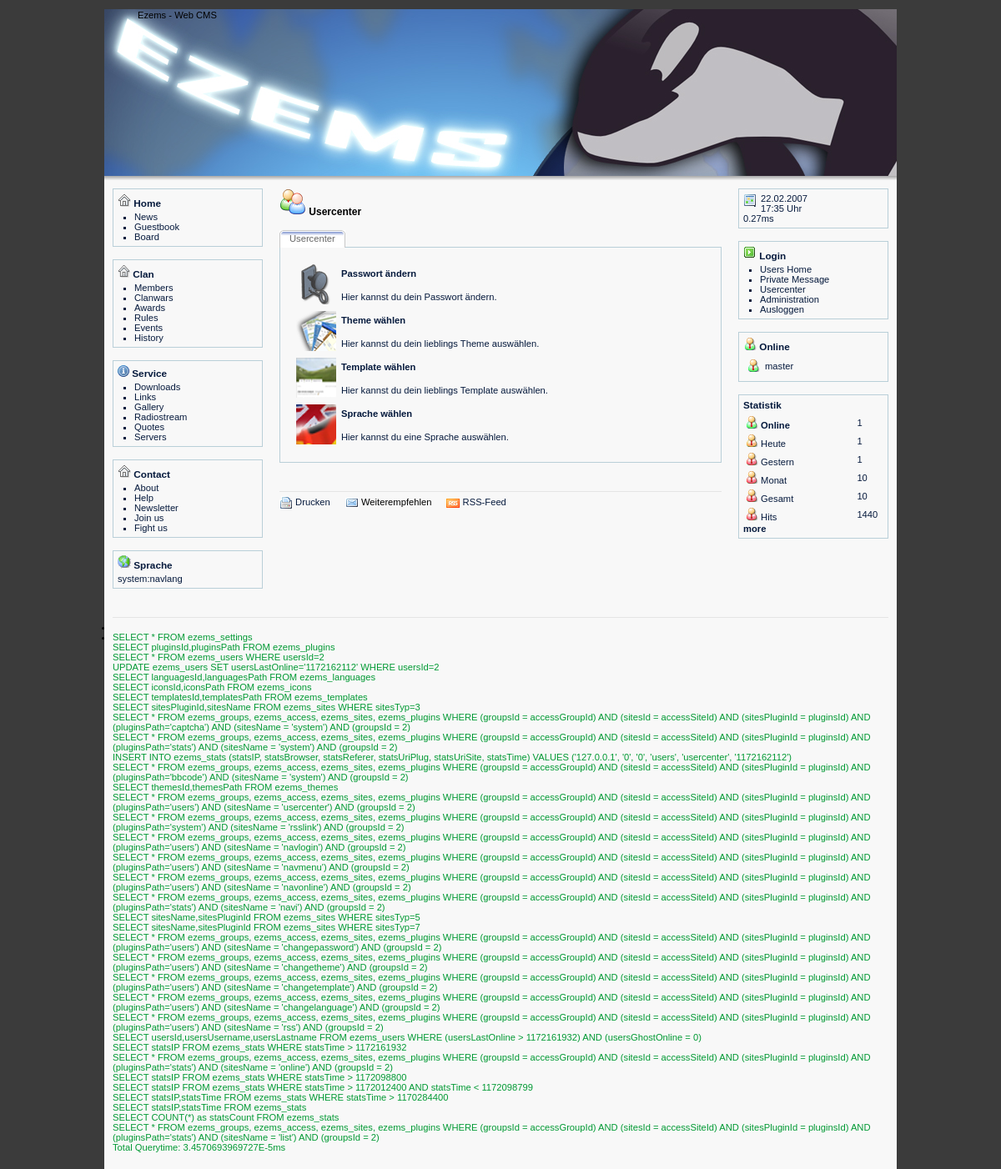
/index.php?view=users&site=usercenter (signed in), run on the app's committed database.
### tables this page shows
CREATE TABLE ezems_sites (
    sitesId int(7) NOT NULL auto_increment,
    sitesPluginId int(7),
    sitesName varchar(20),
    sitesTyp int(1),
  PRIMARY KEY (sitesId)
);

CREATE TABLE ezems_users (
    usersId int(7) NOT NULL auto_increment,
    usersUsername varchar(80),
    usersPassword varchar(80),
    usersThemeId int(7),
    usersTemplateId int(7),
    usersIconId int(7),
    usersLanguageId int(7),
    usersGroupId int(7),
    usersLastOnline int(11),
    usersGhostOnline int(1),
    usersFirstname varchar(80),
    usersLastname varchar(80),
    usersEmail varchar(80),
    usersTime int(11),
  PRIMARY KEY (usersId)
);

### system/subs/templates.php (called while the page is built, shortened)
<?php
 $ecFile = 'system/subs/templates.php';
$ecTemplatesData = dbSelect('templatesId,templatesPath',1,'templates');
while($templates = mysql_fetch_object($ecTemplatesData))
{
	$ecLocal['templatesList'][$templates->templatesId] = $templates->templatesPath;
}
$ecLocal['template'] = $ecLocal['templatesList'][$ecUser['templateId']];
function ecTemplate($plugin, $site, $part = 'default', $language = 0)
{
	global $ecSettings, $ecFile, $ecLocal, $ecUser;
	$language = empty($language) ? $site : $language;
	$ecLang = ecGetLang($plugin, $language);
	$templatePath = 'templates/' . $ecLocal['template'] . '/' . $plugin . '/' . $site . '.html';
	if (file_exists($templatePath))
	{
		$template = implode('',file($templatePath));
		$template = str_replace('{ecTableWidth}', $ecLocal['tableWidth'], $template);
		if ($part != 'default')
		{
			preg_match_all ("/\<\!\+" . $part . "\>(.*?)\<\!\-" . $part . "/Sis", $template , $tmpPart);
			if (isset($tmpPart[1][0]))
			{
				$template = $tmpPart[1][0];
			}
			else
			{
				$template = '';
				ecError($ecFile, 'Templateerror: Part "'.$part.'" not found');
			}
		}
		else
		{
			$template = preg_replace("/\{\!(.*?)\}/is", '', $template);
		}
		preg_match_all ("={(.)(.*?)}=si", $template , $tmpVars);
		$count = count($tmpVars[0]);
		$i = 0;
		while(!empty($count))
		{
			if ($tmpVars[1][$i] == '?')
			{
				if (isset($ecLang[$tmpVars[2][$i]]))
				{
					$template = str_replace($tmpVars[0][$i], $ecLang[$tmpVars[2][$i]], $template);
				}
				else
				{
					$template = str_replace($tmpVars[0][$i], 'not defined!', $template);
					ecError($ecFile,'Languagevar '.$tmpVars[0][$i].' isn`t defined');
				}
			}
			elseif ($tmpVars[1][$i] == '$')
			{
				if (isset($GLOBALS[$tmpVars[2][$i]]))
				{
					$template = str_replace($tmpVars[0][$i], $GLOBALS[$tmpVars[2][$i]], $template);
				}
				else
				{
					$template = str_replace($tmpVars[0][$i], '', $template);
				}
			}
			$i++;
			$count--;
		}
		preg_match_all ("={icon:(.*?)}=si", $template , $tmpVarsIcons);
		$count = count($tmpVarsIcons[0]);
		$i = 0;
		while(!empty($count))
		{
			$iconsdata = preg_split('=:=si',$tmpVarsIcons[1][$i]);
			if (file_exists('icons/'.$ecLocal['icons'].'/'.$iconsdata[0]))
			{
				$icon = 'icons/'.$ecLocal['icons'].'/'.$iconsdata[0].'/'.$iconsdata[1].'.png';
				$icon = file_exists($icon) ? $icon : 'icons/'.$ecLocal['icons'].'/'.$iconsdata[0].'/default.png';
			}
			else
			{
				$icon = '';
				$message = 'Iconfolder not found: icons/'.$ecLocal['icons'].'/'.$iconsdata[0].'/';
				ecError($ecFile,$message);
			}
			$template = str_replace($tmpVarsIcons[0][$i], $icon, $template);
			$i++;
			$count--;
		}
		return $template;
	}
	else
	{
		$templatePath = 'templates/' . $ecLocal['template'] . '/' . $plugin . '/' . $site;
		$message = 'Template (' . $templatePath . '.html) nicht vorhanden';
		$message2 = 'Template (' . $site . '.html) nicht vorhanden';
		ecError($ecFile,$message);
		return $message2;
	}
}
?>

### system/subs/errorhandler.php (called while the page is built, shortened)
<?php
$ecLocal['errors'] = array();
?>

### config.php (called while the page is built, shortened)
<?php
	$ecLocal['errorLog'] = 0;
	$ecLocal['cryptKey'] = 'sEcu21re';
?>

### system/subs/languages.php (called while the page is built, shortened)
<?php
$ecLanguagesData = dbSelect('languagesId,languagesPath',1,'languages');
while($languages = mysql_fetch_object($ecLanguagesData))
{
	$ecLocal['languagesList'][$languages->languagesId] = $languages->languagesPath;
}
$ecLocal['language'] = $ecLocal['languagesList'][$ecUser['languageId']];
include('languages/'.$ecLocal['language'].'/global.php');
?>

### languages/german_de/global.php (called while the page is built, shortened)
<?php
$ecGobalLang['sunday'] = 'Sonntag';
$ecGobalLang['monday'] = 'Montag';
$ecGobalLang['tuesday'] = 'Dienstag';
$ecGobalLang['wednesday'] = 'Mittwoch';
$ecGobalLang['thursday'] = 'Donnerstag';
$ecGobalLang['friday'] = 'Freitag';
$ecGobalLang['saturday'] = 'Samstag';
$ecGobalLang['january'] = 'Januar';
$ecGobalLang['february'] = 'Februar';
$ecGobalLang['march'] = 'März';
$ecGobalLang['april'] = 'April';
$ecGobalLang['may'] = 'Mai';
$ecGobalLang['june'] = 'Juni';
$ecGobalLang['juli'] = 'Juli';
$ecGobalLang['august'] = 'August';
$ecGobalLang['september'] = 'September';
$ecGobalLang['october'] = 'Oktober';
$ecGobalLang['november'] = 'November';
$ecGobalLang['december'] = 'Dezember';
$ecGobalLang['charset']  = 'ISO-8859-15';
$ecGobalLang['datetyp']  = 'd.m.Y';
$ecGobalLang['timetyp']  = 'H:i';
$ecGobalLang['the'] = 'der';
$ecGobalLang['th'] = '.';
$ecGobalLang['oclock'] = 'Uhr';
$ecGobalLang['first'] = 'erste';
$ecGobalLang['back'] = 'vorherige';
$ecGobalLang['last'] = 'letzte';
$ecGobalLang['next'] = 'nächste';
$ecGobalLang['orderby'] = 'Geordnet nach';
$ecGobalLang['descending'] = 'Absteigend';
$ecGobalLang['ascending'] = 'Aufsteigend';
$ecGobalLang['referer1']	= 'Automatische Weiterleitung in';
$ecGobalLang['referer2']	= 'Sekunden <br /> Direkt:';
$ecGobalLang['next']		= 'weiter';
$ecGobalLang['test4']		= 'Test4';
?>

### system/subs/date.php (called while the page is built, shortened)
<?php
function ecDate($date, $typ = 1)
{
	global $tmpMonths, $tmpDays, $ecGobalLang, $ecLocal;
	if ($typ == 1)
	{
		$back = date($ecGobalLang['timetyp'], $date);
		$back .= ' ';
		$back .= $ecGobalLang['oclock'];
		return $back;
	}
	elseif ($typ == 2)
	{
		return date($ecGobalLang['datetyp'], $date);
	}
}
$ecLocal['date'] = ecDate($ecLocal['timestamp'], 2);
$ecLocal['time'] = ecDate($ecLocal['timestamp'], 1);
?>

### system/subs/icons.php (called while the page is built, shortened)
<?php
$ecIconsData = dbSelect('iconsId,iconsPath',1,'icons');
while($icons = mysql_fetch_object($ecIconsData))
{
	$ecLocal['iconsList'][$icons->iconsId] = $icons->iconsPath;
}
?>

### plugins/users/usercenter.php (the view, shortened to what this page needs)
<?php
echo ecTemplate('users', 'usercenter', 'siteHead');
echo ecTemplate('users', 'usercenter', 'usercenterHead');
$ecUsercenterData = dbSelect('sitesName,sitesPluginId',1,'sites', "sitesTyp=7");
while($usersites = mysql_fetch_object($ecUsercenterData))
{
	$sitePath = $usersites->sitesName;
	$pluginPath = $ecLocal['pluginsList'][$usersites->sitesPluginId];
	if (ecGetAccessLevel($pluginPath, $sitePath))
	{
		echo ecTemplate('users', 'usercenter', 'usercenterData');
	}
}
echo ecTemplate('users', 'usercenter', 'usercenterFoot');
?>

### plugins/users/navonline.php (shortened to what this page needs)
<?php
echo ecTemplate('users', 'navonline', 'onlineHead');
$onlineTime = $ecLocal['timestamp'] - 180;
$ecOnlineData = dbSelect('usersId,usersUsername,usersLastname',1,'users',"(usersLastOnline > $onlineTime) AND (usersGhostOnline = 0)");
while($users = mysql_fetch_object($ecOnlineData))
{
	echo ecTemplate('users', 'navonline', 'onlineData');
}
echo ecTemplate('users', 'navonline', 'onlineFoot');
?>

### templates/default/style.css (style rules this page uses)
div.head { margin-bottom: 15px; font-size: 12px; font-weight: bold; vertical-align: middle; width: 100%; }
table.table { width: 100%; }
div.clickTabBox ul.clickTabNav { margin: 0px; padding: 0px; list-style: none; background: url(images/tabs/tab-border.gif) bottom repeat-x; height: 21px; }
div.clickTabBox ul.clickTabNav li { display: block; float: left; text-align:center; margin-right: 1px; }
div.clickTabBox ul.clickTabNav li a { display: block; float: left; line-height: 21px; text-decoration: none; padding: 0px 12px; color: #666666; font-weight: normal; cursor: pointer; }
div.clickTabBox div.clickTab { clear: both; color: #061a3d; margin-bottom: 15px; }

### themes/water/style.css (style rules this page uses)
body { background: #3b3b3b; color: #000000; margin: 0; padding: 0; font: 70% Verdana, Arial, Tahoma, Helvetica, sans-serif; }
ul, li, h1, h2, p { margin: 0; padding: 0; }
h2 { font-size: 105%; margin-bottom: 4px; }
p { margin-bottom: 10px; line-height: 130%; }
a { text-decoration: none; color: #061a3d; }
img { border: 0; }
hr { background:#e5e5e5; color:#e5e5e5; border: #e5e5e5; height: 1px; }
td { padding: 2px; }
#main { width: 950px; margin: 0 auto; background: #f8f8f8; }
#logo { background: #000 url(images/logo.jpg) no-repeat; height: 200px; }
#line { background: url(images/line.jpg); height: 5px; font-size: 5px; }
#left { float: left; width: 200px; }
#middle { float: left; width: 550px; }
#right { float: left; width: 200px; }
#rightin, #middlein, #leftin { padding: 10px; }
#rightin div { background: #f8f8f8; color: #061a3d; border: 1px solid #b9cfd8; padding: 5px; margin-bottom: 15px; }
#rightin div ul { list-style: square; }
#rightin div li { margin-left: 20px; }
#leftin div { background: #f8f8f8; color: #061a3d; border: 1px solid #b9cfd8; padding: 5px; margin-bottom: 15px; }
#leftin div ul { list-style: square; }
#leftin div li { margin-left: 20px; }
#foot { clear: both; padding: 3px 10px 20px 10px; }
#sql { clear: both; padding: 3px 10px 20px 10px; }
#foot img { vertical-align: middle; }
#foot li { display: inline; padding-right: 15px; }
#middlein ul li { list-style: square }

### data on the page
ezems_sites: sitesPluginId "Passwort ändern Hier kannst du dein Passwort ändern."
ezems_sites: sitesPluginId "Theme wählen Hier kannst du dein lieblings Theme auswählen."
ezems_sites: sitesPluginId "Template wählen Hier kannst du dein lieblings Template auswählen."
ezems_sites: sitesPluginId "Sprache wählen Hier kannst du eine Sprache auswählen."

### other printed values
ecTemplate('users', 'usercenter', 'siteHead') "Usercenter Usercenter"
ecTemplate('system', 'rsslink', 'rssLink') "RSS-Feed"
ecTemplate('users', 'navmenu', 'links') "Users Home Private Message Usercenter"
ecTemplate('users', 'navmenu', 'admin') "Administration"
ecTemplate('users', 'navmenu', 'logout') "Ausloggen"
ecTemplate('stats', 'navi', 'statsOnlineLink') "Online 1"
ecTemplate('stats', 'navi', 'statsToday') "Heute 1"
ecTemplate('stats', 'navi', 'statsYesterday') "Gestern 1"
ecTemplate('stats', 'navi', 'statsMonth') "Monat 10"
ecTemplate('stats', 'navi', 'statsAll') "Gesamt 10"
ecTemplate('stats', 'navi', 'statsHits') "Hits 1440"
ecTemplate('stats', 'navi', 'statsMore') "more"
